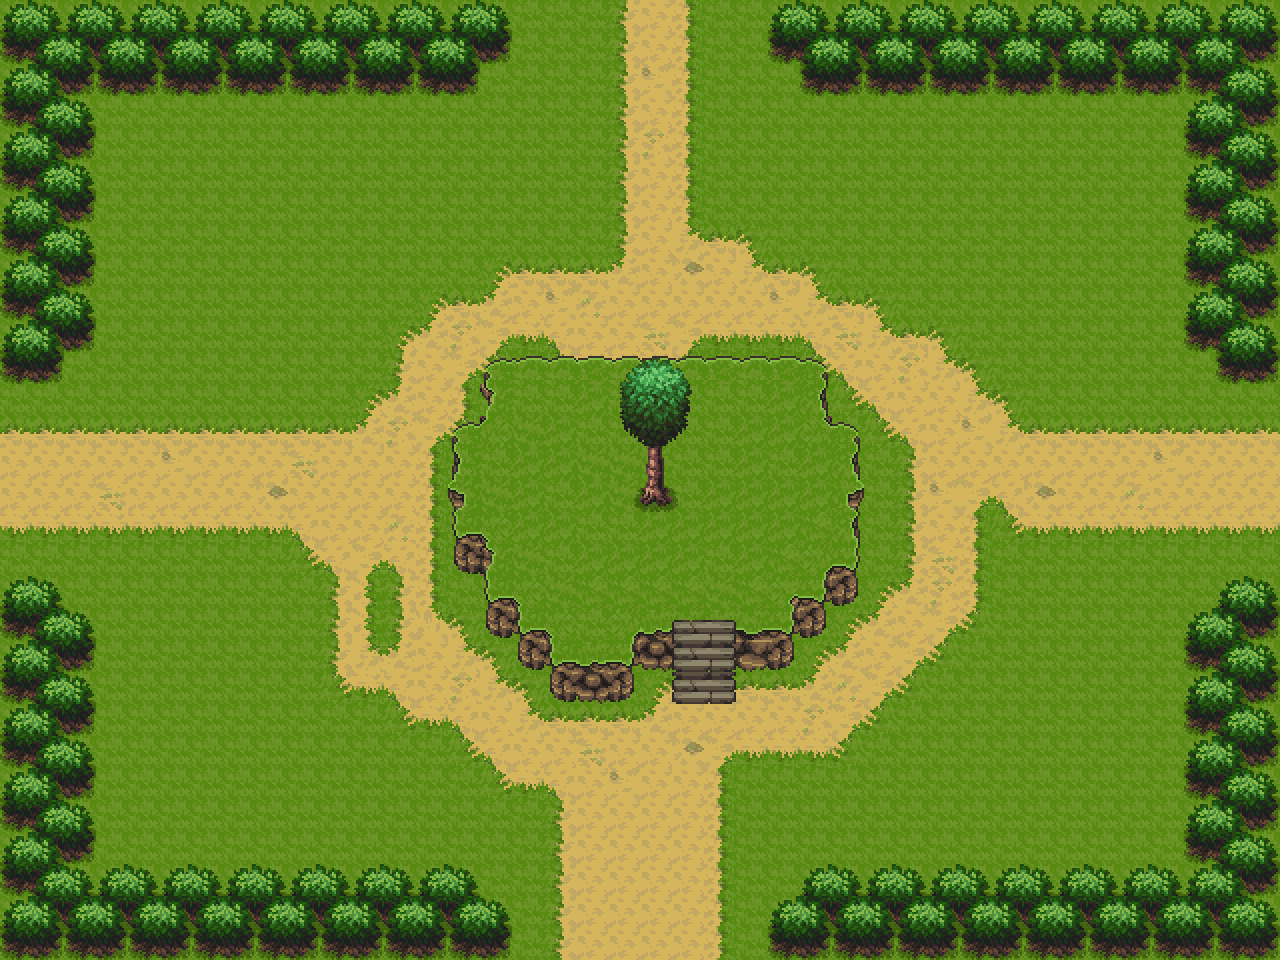

Tiled map render using the project's own tile images. Description and the map definition, with tile-layer contents summarised, below:
An orthogonal 40x30 tile map with 32x32 px tiles, 3 tile layers (Tile Layer 1, Tile Layer 2, Tile Layer 3) and 34 objects (32x wall, 2x enemy).

<map version="1.5" tiledversion="1.7.2" orientation="orthogonal" renderorder="right-down" width="40" height="30" tilewidth="32" tileheight="32" infinite="0" nextlayerid="8" nextobjectid="52">
 <tileset firstgid="1" source="tilesets/!CL_DEMO_32x32.tsx" />
 <layer id="1" name="Tile Layer 1" width="40" height="30">
  <data>[1200 cells, 1200 non-empty, 21 distinct tile ids]</data>
 </layer>
 <layer id="2" name="Tile Layer 2" width="40" height="30">
  <data>[1200 cells, 422 non-empty, 38 distinct tile ids]</data>
 </layer>
 <layer id="6" name="Tile Layer 3" width="40" height="30">
  <data>[1200 cells, 26 non-empty, 21 distinct tile ids]</data>
 </layer>
 <objectgroup id="5" name="Walls">
  <object id="14" type="wall" x="0" y="0" width="96" height="352" />
  <object id="16" type="wall" x="96" y="0" width="384" height="96" />
  <object id="17" type="wall" x="804" y="4" width="476" height="89.3333" />
  <object id="19" type="wall" x="1184" y="96" width="96" height="256" />
  <object id="20" type="wall" x="768" y="1.33333" width="35" height="62.6667" />
  <object id="21" type="wall" x="480" y="0" width="32" height="66.6667" />
  <object id="22" type="wall" x="-2.66667" y="608" width="96" height="354.667" />
  <object id="23" type="wall" x="92" y="870.667" width="385.333" height="88" />
  <object id="24" type="wall" x="480" y="900" width="32" height="58.6667" />
  <object id="25" type="wall" x="0" y="352" width="61.3333" height="32" />
  <object id="26" type="wall" x="0" y="576" width="64" height="32" />
  <object id="27" type="wall" x="800" y="864" width="480" height="96" />
  <object id="28" type="wall" x="1184" y="608" width="96" height="256" />
  <object id="29" type="wall" x="1216" y="576" width="64" height="32" />
  <object id="30" type="wall" x="1216" y="352" width="64" height="32" />
  <object id="31" type="wall" x="768" y="896" width="32" height="64" />
  <object id="32" type="wall" x="480" y="360" width="353.333" height="10" />
  <object id="33" type="wall" x="480" y="370" width="10" height="64" />
  <object id="34" type="wall" x="454" y="424" width="10" height="152" />
  <object id="35" type="wall" x="464" y="424" width="16" height="10" />
  <object id="36" type="wall" x="464" y="526" width="16" height="50" />
  <object id="38" type="wall" x="480" y="526" width="10" height="114" />
  <object id="40" type="wall" x="490" y="596" width="30" height="44" />
  <object id="41" type="wall" x="518" y="630" width="34" height="39" />
  <object id="42" type="wall" x="551.5" y="657.5" width="81.75" height="44.25" />
  <object id="43" type="wall" x="632.25" y="628" width="20" height="41" />
  <object id="44" type="wall" x="751.5" y="626" width="41.5" height="42.25" />
  <object id="45" type="wall" x="788" y="593.5" width="36" height="40.5" />
  <object id="46" type="wall" x="822" y="563.25" width="33.25" height="37.5" />
  <object id="47" type="wall" x="818" y="365.5" width="15" height="62.5" />
  <object id="48" type="wall" x="826" y="423" width="34.5" height="12.25" />
  <object id="49" type="wall" x="848.25" y="432" width="10.75" height="136.5" />
  <object id="50" name="skeleton" type="enemy" x="264" y="394" width="48" height="48">
   <properties>
    <property name="enemy_sprite" value="skeleton" />
    <property name="enemy_type" value="walker" />
    <property name="hor_enemy" type="bool" value="false" />
    <property name="movement_range" type="float" value="250" />
    <property name="movement_speed" type="float" value="1.5" />
   </properties>
  </object>
  <object id="51" name="goblin" type="enemy" x="862" y="198" width="48" height="48">
   <properties>
    <property name="enemy_sprite" value="goblin" />
    <property name="enemy_type" value="walker" />
    <property name="movement_range" type="float" value="250" />
    <property name="movement_speed" type="float" value="2" />
   </properties>
  </object>
 </objectgroup>
 <objectgroup id="7" name="Enemies" />
</map>